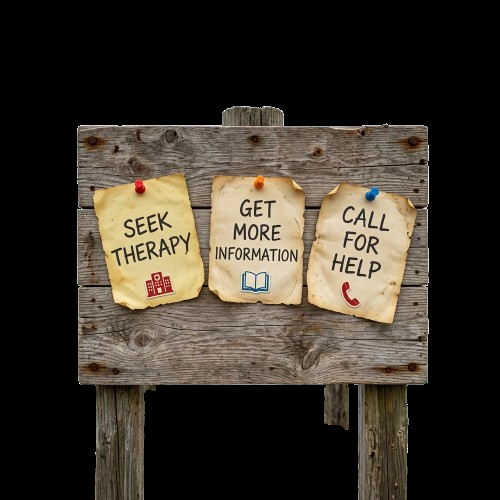
#> input picture client/Assets/safe-harbor-bulletin-board.png, 500 x 500 px, found by its file name
$ python find_papers.py
#> lines starting #> are read from the running program, lines starting #| are printed output that depends on the picture; after the words box and inside, x2 and y2 are one past the last pixel; in counts of white or black regions, pixels touching at a corner belong together
import cv2
import numpy as np

# Load the image
img = cv2.imread('d:/MindWaves/MindWaves/client/Assets/safe-harbor-bulletin-board.png')
#> img is the input picture: shape (500, 500, 3); mean B, G, R 42.8, 52.4, 59.1
h, w, c = img.shape
#> h = 500; w = 500; c = 3
print(f"Image dimensions: {w}x{h}")
#| Image dimensions: 500x500

# Convert to HSV or Grayscale
gray = cv2.cvtColor(img, cv2.COLOR_BGR2GRAY)
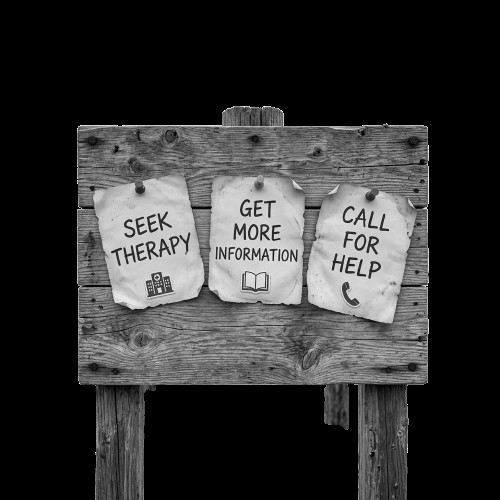
#> gray: shape (500, 500); min 0, max 255, mean 53.3

# The papers are bright/light compared to the dark wooden board.
# Let's apply a threshold to isolate the papers.
_, thresh = cv2.threshold(gray, 180, 255, cv2.THRESH_BINARY)
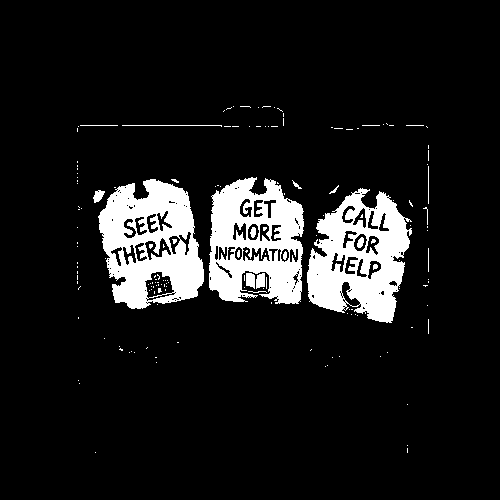
#> thresh: shape (500, 500); 10.5% white; 162 white regions (143 under 20 px)

# Find contours
contours, _ = cv2.findContours(thresh, cv2.RETR_EXTERNAL, cv2.CHAIN_APPROX_SIMPLE)
#> contours = 124 contours, 118 with area under 20; largest, box (x1, y1, x2, y2) and area: (98, 179, 204, 309) 10095, (307, 188, 412, 323) 9418, (209, 177, 304, 304) 9180, (246, 273, 255, 289) 100, (256, 273, 265, 289) 96, (93, 190, 105, 203) 79

print(f"Found {len(contours)} contours.")
#| Found 124 contours.

papers = []
for idx, cnt in enumerate(contours):
    x, y, gw, gh = cv2.boundingRect(cnt)
    # Filter by size to make sure we only get the paper notes
    if gw > 30 and gh > 50:
        top_pct = (y / h) * 100
        left_pct = (x / w) * 100
        width_pct = (gw / w) * 100
        height_pct = (gh / h) * 100
        papers.append({
            'idx': idx,
            'x': x, 'y': y, 'w': gw, 'h': gh,
            'top': f"{top_pct:.1f}%",
            'left': f"{left_pct:.1f}%",
            'width': f"{width_pct:.1f}%",
            'height': f"{height_pct:.1f}%"
        })
#> this loop made 124 passes
#> (x, y, gw, gh, top_pct, left_pct, width_pct, height_pct) on passes 72, 83, 84: (307, 188, 105, 135, 37.6, 61.4, 21, 27), (98, 179, 106, 130, 35.8, 19.6, 21.2, 26), (209, 177, 95, 127, 35.4, 41.8, 19, 25.4)
#> (x, y, gw, gh) on passes 1, 3, 4, 5, 6, 7: (95, 452, 1, 1), (407, 445, 1, 1), (407, 404, 1, 1), (79, 383, 1, 1), (78, 380, 1, 1), (325, 366, 1, 1)
#> after the loop, papers = 3 items

# Sort papers from left to right (by x coordinate)
papers = sorted(papers, key=lambda p: p['x'])

for i, p in enumerate(papers):
    name = ["Left Paper", "Middle Paper", "Right Paper"][i] if i < 3 else f"Paper {i}"
    print(f"\n{name}:")
    print(f"  Pixel Bbox: x={p['x']}, y={p['y']}, w={p['w']}, h={p['h']}")
    print(f"  Pct Bbox: top={p['top']}, left={p['left']}, width={p['width']}, height={p['height']}")
#> this loop made 3 passes
#| Left Paper:
#|   Pixel Bbox: x=98, y=179, w=106, h=130
#|   Pct Bbox: top=35.8%, left=19.6%, width=21.2%, height=26.0%
#| Middle Paper:
#|   Pixel Bbox: x=209, y=177, w=95, h=127
#|   Pct Bbox: top=35.4%, left=41.8%, width=19.0%, height=25.4%
#| Right Paper:
#|   Pixel Bbox: x=307, y=188, w=105, h=135
#|   Pct Bbox: top=37.6%, left=61.4%, width=21.0%, height=27.0%
